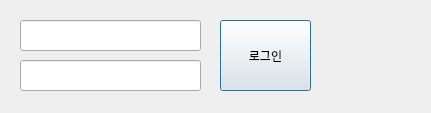
<?xml version="1.0" encoding="UTF-8"?>
<ui version="4.0">
 <class>login_dialog</class>
 <widget class="QDialog" name="login_dialog">
  <property name="geometry">
   <rect>
    <x>0</x>
    <y>0</y>
    <width>431</width>
    <height>113</height>
   </rect>
  </property>
  <property name="windowTitle">
   <string>Dialog</string>
  </property>
  <widget class="QLabel" name="status">
   <property name="geometry">
    <rect>
     <x>330</x>
     <y>20</y>
     <width>81</width>
     <height>71</height>
    </rect>
   </property>
   <property name="text">
    <string/>
   </property>
   <property name="alignment">
    <set>Qt::AlignCenter</set>
   </property>
  </widget>
  <widget class="QPushButton" name="login_brt">
   <property name="geometry">
    <rect>
     <x>220</x>
     <y>20</y>
     <width>91</width>
     <height>71</height>
    </rect>
   </property>
   <property name="text">
    <string>로그인</string>
   </property>
  </widget>
  <widget class="QLineEdit" name="pass_line">
   <property name="geometry">
    <rect>
     <x>20</x>
     <y>60</y>
     <width>181</width>
     <height>31</height>
    </rect>
   </property>
  </widget>
  <widget class="QLineEdit" name="id_line">
   <property name="geometry">
    <rect>
     <x>20</x>
     <y>20</y>
     <width>181</width>
     <height>31</height>
    </rect>
   </property>
  </widget>
 </widget>
 <resources/>
 <connections/>
</ui>
